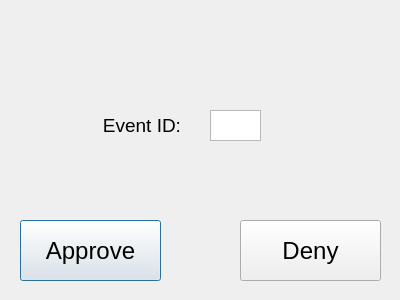
<?xml version="1.0" encoding="UTF-8"?>
<ui version="4.0">
 <class>EventApprovalDialog</class>
 <widget class="QDialog" name="EventApprovalDialog">
  <property name="geometry">
   <rect>
    <x>0</x>
    <y>0</y>
    <width>400</width>
    <height>300</height>
   </rect>
  </property>
  <property name="windowTitle">
   <string>Dialog</string>
  </property>
  <widget class="QLabel" name="label">
   <property name="geometry">
    <rect>
     <x>90</x>
     <y>110</y>
     <width>91</width>
     <height>31</height>
    </rect>
   </property>
   <property name="font">
    <font>
     <pointsize>14</pointsize>
    </font>
   </property>
   <property name="text">
    <string>Event ID:</string>
   </property>
   <property name="alignment">
    <set>Qt::AlignRight|Qt::AlignTrailing|Qt::AlignVCenter</set>
   </property>
  </widget>
  <widget class="QPlainTextEdit" name="idInput">
   <property name="geometry">
    <rect>
     <x>210</x>
     <y>110</y>
     <width>51</width>
     <height>31</height>
    </rect>
   </property>
  </widget>
  <widget class="QPushButton" name="approveButton">
   <property name="geometry">
    <rect>
     <x>20</x>
     <y>220</y>
     <width>141</width>
     <height>61</height>
    </rect>
   </property>
   <property name="font">
    <font>
     <pointsize>18</pointsize>
    </font>
   </property>
   <property name="text">
    <string>Approve</string>
   </property>
  </widget>
  <widget class="QPushButton" name="denyButton">
   <property name="geometry">
    <rect>
     <x>240</x>
     <y>220</y>
     <width>141</width>
     <height>61</height>
    </rect>
   </property>
   <property name="font">
    <font>
     <pointsize>18</pointsize>
    </font>
   </property>
   <property name="text">
    <string>Deny</string>
   </property>
  </widget>
 </widget>
 <resources/>
 <connections/>
</ui>
